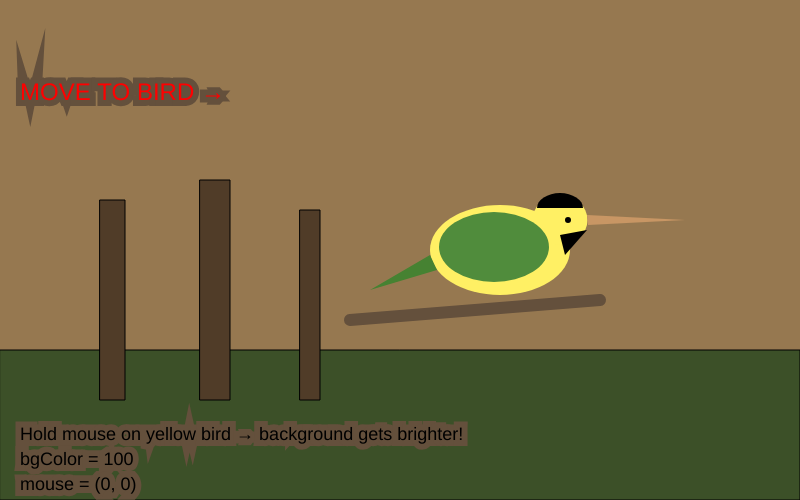
Frame 1 (no input)
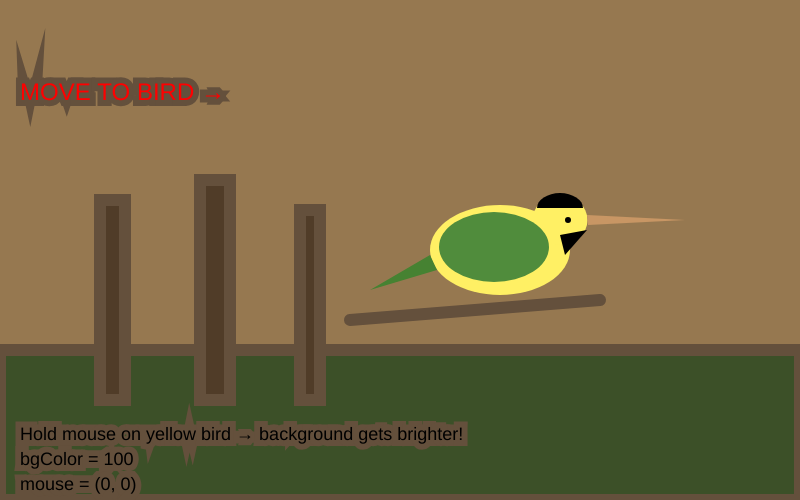
Frame 60 (no input)
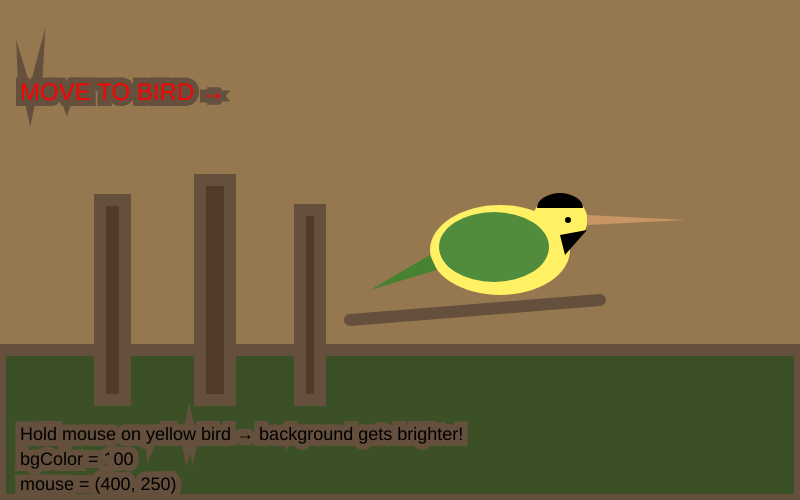
Frame 120 (the mouse pressed at the canvas centre since frame 60)

The p5.js sketch that drew these frames (run headless with seeded random() and noise() and a simulated clock; from frame 60 on, the mouse is pressed at the canvas centre):

// p5.js sketch
// ── sketch.js
/**
 * Amir EL, 2/16/26
 * IGME-101: 5-1 ex Flip Animals
 * Description and interaction instructions
 */
 
"use strict"; //catch some common coding errors

/* Global variables */
let showAnimal = true;  // true = show bird, false = show info
let bgColor = 100;      // background brightness (50-200)

/**
 * setup :
 */
function setup() {
  createCanvas(800, 500);     // bigger canvas
  colorMode(RGB, 255);        // simple RGB colors
}
/**
 * draw :
 */

function draw() {
  
  // DRAW BUTTON (always visible)
  fill(100);                  // gray button
  rect(20, 20, 200, 50, 10);  // wide button, rounded
  
  // button text
  fill(255);                  // white text
  textSize(20);
  textAlign(CENTER);
  if (showAnimal) {
    text("Show Info", 120, 50);
  } else {
    text("Show Bird", 120, 50);
  }
  
  // MAIN SCENES
  if (showAnimal) {
    // === BIRD SCENE ===
    
    // background changes with mouse hold
    background(50 + bgColor, 120, 80);  // green swamp colors
    
    // BIG BIRD - easier to click (center at x=500, y=250)
    let birdX = 500;
    let birdY = 250;
    
    // HIT BOX: big rectangle around bird (400-600 x, 160-340 y)
    // COMMENT: birdLeft=400, birdRight=600, birdTop=160, birdBottom=340
    let birdLeft = 400;
    let birdRight = 600;
    let birdTop = 160;
    let birdBottom = 340;
    
    // swamp ground
    fill(60, 80, 40);
    rect(0, 350, 800, 150);
    
    // tree trunks (3 rectangles)
    fill(80, 60, 40);
    rect(100, 200, 25, 200);
    rect(200, 180, 30, 220);
    rect(300, 210, 20, 190);
    
    // BIRD SHAPES (6+ shapes)
    
    // 1. BODY (big yellow oval)
    fill(255, 240, 100);
    noStroke();
    ellipse(birdX, birdY, 140, 90);
    
    // 2. HEAD (yellow circle)
    fill(255, 240, 100);
    ellipse(birdX + 60, birdY - 30, 55, 50);
    
    // 3. BACK (green oval)
    fill(80, 140, 60);
    ellipse(birdX - 6, birdY - 3, 110, 70);
    
    // 4. BLACK CAP (black semicircle)
    fill(0);
    arc(birdX + 60, birdY - 42, 46, 30, PI, 0);
    
    // 5. BLACK THROAT (black triangle)tl,tr,b
    triangle(birdX + 60, birdY - 15, birdX + 87, birdY - 20, birdX + 65, birdY + 5);
    
    // 6. Beak (thin triangle)
    fill(200, 150, 100);
    triangle(birdX + 185, birdY - 30, birdX + 87, birdY - 35, birdX + 88, birdY - 25);
    
    // 7. EYE (black dot)
    fill(0);
    ellipse(birdX + 68, birdY - 30, 6, 6);
    
    // 8. TAIL (triangle) tr
    fill(70, 130, 50);
    triangle(birdX - 70, birdY + 5, birdX - 130, birdY + 40, birdX - 63, birdY + 20);
    
    // branch
    stroke(100, 80, 60);
    strokeWeight(12);
    line(birdX - 150, birdY + 70, birdX + 100, birdY + 50);
    
    // === MOUSE HOLD TO CHANGE COLOR ===
    
    // is mouse OVER bird AND PRESSED?
    let mouseOverBird = 
      mouseX > birdLeft && mouseX < birdRight && 
      mouseY > birdTop && mouseY < birdBottom;
    
    // change color slowly if holding mouse on bird
    if (mouseIsPressed && mouseOverBird) {
      bgColor = bgColor + 1;    // slow change
      if (bgColor > 150) {      // reset when too bright
        bgColor = 50;
      }
    }
    
    // SHOW DEBUG INFO (big text)
    fill(0);
    textSize(18);
    textAlign(LEFT);
    text("Hold mouse on yellow bird → background gets brighter!", 20, height - 60);
    text("bgColor = " + bgColor, 20, height - 35);
    text("mouse = (" + mouseX + ", " + mouseY + ")", 20, height - 10);
    
    // show if mouse is over bird
    fill(mouseOverBird ? [0,255,0] : [255,0,0]);
    textSize(24);
    text(mouseOverBird ? "MOUSE OVER BIRD ✓" : "MOVE TO BIRD →", 20, 100);
    
  } else {
    // === INFO SCENE ===
    background(50, 60, 80);  // blue-gray
    
    fill(255);
    textSize(32);
    textAlign(CENTER);
    text("Bachman's Warbler", width/2, 100);
    
    textSize(18);
    textAlign(LEFT);
    textWrap(WORD);
    text("Scientific name: Vermivora bachmanii\n\n" +
         "Small yellow warbler with black cap (males).\n\n" +
         "Lived in swamp forests with canebrakes\n" +
         "in southeastern USA. Now extinct.", 
         40, 150, width - 80);
  }
  
  textAlign(LEFT);  // reset
}

function mouseClicked() {
  // button area: 20,20 to 220,70
  if (mouseX > 20 && mouseX < 220 && mouseY > 20 && mouseY < 70) {
    showAnimal = !showAnimal;  // flip true/false
  }
  print("showAnimal =", showAnimal, " at", mouseX, mouseY);
}

// by amir 
